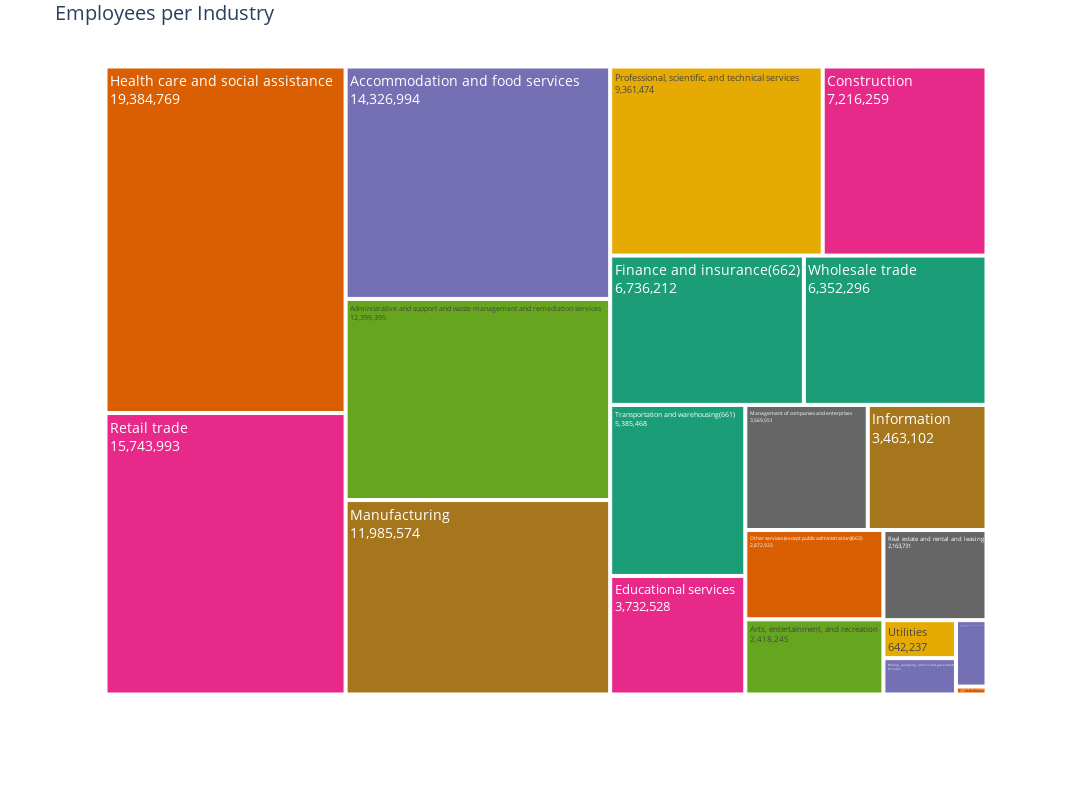

The notebook cell this image was saved under:
### Markdown cell above
# Number of employees by Industry

### Code cell
new_df = working_df.drop(0)
labels2 = [label[:20] + "..." if len(label) > 30 else label for label in new_df['NAICS2017_LABEL']]
fig = px.treemap(new_df,
                 path=['NAICS2017_LABEL'],
                 values='EMP',
                 color='NAICS2017_LABEL',
                 color_discrete_sequence=px.colors.qualitative.Dark2,
                 width=1600,
                 height=800,
                 title='Employees per Industry'
                )

fig.update_layout(
    margin=dict(l=100, r=100, t=40, b=100),
    font=dict(size=14),
    legend=dict(orientation="v", yanchor="bottom", y=1.5, xanchor="right", x=2),
    uniformtext=dict(minsize=20),
    plot_bgcolor='white'
)

fig.update_traces(hovertemplate='<b>%{label}</b><br>Total Employees: %{value:,.0f}')
fig.data[0].textinfo = 'label+text+value'
fig.show()

### Figure 1 — Plotly figure (JSON) as saved in the notebook; plotly's stock layout.template omitted (floating-point values rounded to 4 significant figures)
{"data": [{"branchvalues": "total", "customdata": [["Transportation and warehousing(661)"], ["Other services (except public administration)(663)"], ["Accommodation and food services"], ["Retail trade"], ["Arts, entertainment, and recreation"], ["Professional, scientific, and technical services"], ["Information"], ["Real estate and rental and leasing"], ["Wholesale trade"], ["Industries not classified"], ["Mining, quarrying, and oil and gas extraction"], ["Construction"], ["Administrative and support and waste management and remediation services"], ["Utilities"], ["Manufacturing"], ["Management of companies and enterprises"], ["Finance and insurance(662)"], ["Health care and social assistance"], ["Agriculture, forestry, fishing and hunting(660)"], ["Educational services"]], "domain": {"x": [0, 1], "y": [0, 1]}, "hovertemplate": "<b>%{label}</b><br>Total Employees: %{value:,.0f}", "ids": ["Transportation and warehousing(661)", "Other services (except public administration)(663)", "Accommodation and food services", "Retail trade", "Arts, entertainment, and recreation", "Professional, scientific, and technical services", "Information", "Real estate and rental and leasing", "Wholesale trade", "Industries not classified", "Mining, quarrying, and oil and gas extraction", "Construction", "Administrative and support and waste management and remediation services", "Utilities", "Manufacturing", "Management of companies and enterprises", "Finance and insurance(662)", "Health care and social assistance", "Agriculture, forestry, fishing and hunting(660)", "Educational services"], "labels": ["Transportation and warehousing(661)", "Other services (except public administration)(663)", "Accommodation and food services", "Retail trade", "Arts, entertainment, and recreation", "Professional, scientific, and technical services", "Information", "Real estate and rental and leasing", "Wholesale trade", "Industries not classified", "Mining, quarrying, and oil and gas extraction", "Construction", "Administrative and support and waste management and remediation services", "Utilities", "Manufacturing", "Management of companies and enterprises", "Finance and insurance(662)", "Health care and social assistance", "Agriculture, forestry, fishing and hunting(660)", "Educational services"], "marker": {"colors": ["rgb(27,158,119)", "rgb(217,95,2)", "rgb(117,112,179)", "rgb(231,41,138)", "rgb(102,166,30)", "rgb(230,171,2)", "rgb(166,118,29)", "rgb(102,102,102)", "rgb(27,158,119)", "rgb(217,95,2)", "rgb(117,112,179)", "rgb(231,41,138)", "rgb(102,166,30)", "rgb(230,171,2)", "rgb(166,118,29)", "rgb(102,102,102)", "rgb(27,158,119)", "rgb(217,95,2)", "rgb(117,112,179)", "rgb(231,41,138)"]}, "name": "", "parents": ["", "", "", "", "", "", "", "", "", "", "", "", "", "", "", "", "", "", "", ""], "textinfo": "label+text+value", "type": "treemap", "values": [5385468, 2872933, 14326994, 15743993, 2418245, 9361474, 3463102, 2163731, 6352296, 56572, 614422, 7216259, 12399395, 642237, 11985574, 3569551, 6736212, 19384769, 472472, 3732528]}], "layout": {"font": {"size": 14}, "height": 800, "legend": {"orientation": "v", "tracegroupgap": 0, "x": 2, "xanchor": "right", "y": 1.5, "yanchor": "bottom"}, "margin": {"b": 100, "l": 100, "r": 100, "t": 40}, "plot_bgcolor": "white", "title": {"text": "Employees per Industry"}, "treemapcolorway": ["rgb(27,158,119)", "rgb(217,95,2)", "rgb(117,112,179)", "rgb(231,41,138)", "rgb(102,166,30)", "rgb(230,171,2)", "rgb(166,118,29)", "rgb(102,102,102)"], "uniformtext": {"minsize": 20}, "width": 1600}}
